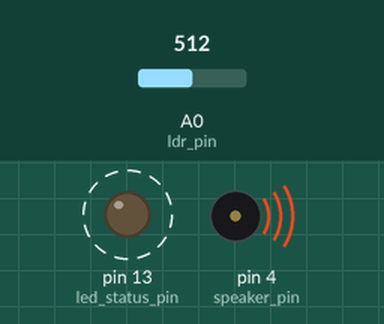
Bench run of a sketch on a simulated Arduino Uno, built with avr-gcc and run on an emulated ATmega328P. On the bench: output pins drawn as LEDs (lit = HIGH), buzzer (waves = sounding). Dashed ring = blinking. The test bench sets the inputs (shaded band); at power-on: A0 (ldr_pin) = 512. What the sketch prints to the serial monitor is not drawn.

Above: at 1.2 s.
1.3 s: A0 (ldr_pin) set to 716
At 1.46 s:
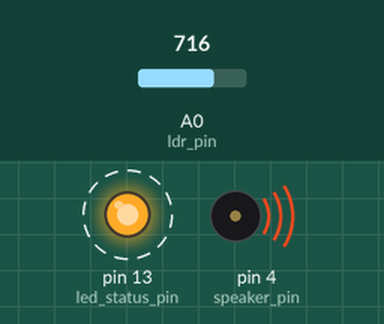
4.3 s: A0 (ldr_pin) set to 900
Timing chart, 0 to 13.3 s (numbered marks = the images above; inputs shaded):
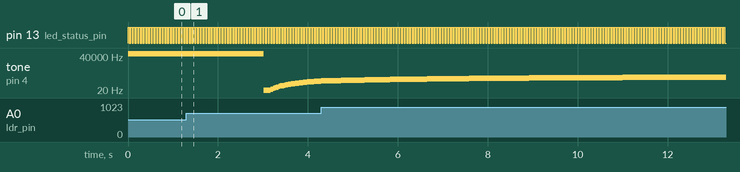

The sketch:

fs_04_arduino_ldrPiezo_filtro.ino
```cpp
// Foto-si´ntese, Arduino + Processing Workshop, Andre Sier, 2013


// variaveis a usar no programa

int led_status_pin = 13;

int ldr_pin = A0;
int ldr_val = 0;

float ldr_suave = 0;


int ldr_min = 70; // valor minimo capturado pelo ldr
int ldr_max = 250; // valor maximo capturado pelo ldr


int speaker_pin = 4;
/*
 0- ler o valor do ldr
 1- usar o valor do ldr para controlar a luz do led
 */


// funcao setup
void setup() {
  // put your setup code here, to run once:

  //pinMode(13, OUTPUT);
  pinMode(led_status_pin, OUTPUT); // o pin do led e output
  pinMode(speaker_pin, OUTPUT); // o pin do speaker e output

  Serial.begin(9600); // iniciar a comunicaçao serial

}

// funcao loop
boolean ledblink = false;
void loop() {
  // put your main code here, to run repeatedly:

  ledblink = !ledblink;
  digitalWrite(led_status_pin, ledblink ? HIGH : LOW);

  // ler o valor do ldr
  ldr_val = byte(analogRead(ldr_pin));// converter 0-1023 -> 0-255

  // filtro low pass
  ldr_suave += ( ldr_val - ldr_suave) * 0.005;


  // escrever o valor na porta serie
  Serial.write(ldr_val); // escrever como byte
//  Serial.println(ldr_val); // escrever o valor + newline


  // som
  int hz = map(ldr_suave, ldr_min, ldr_max, 100, 1022);
  tone(speaker_pin, hz,30);

  delay(30); // espera 30 ms
  noTone(speaker_pin);

}
```

Measured:
- after the input at 1.3 s, tone on pin 4 (speaker_pin): plays 65283 Hz for 0.03 s, 65288 Hz for 0.03 s, 65293 Hz for 0.03 s, 65298 Hz for 0.03 s, 65304 Hz for 0.03 s, 65309 Hz for 0.03 s … (80 notes in this stretch), starting at once
- by itself, pin 13 (led_status_pin): alternates HIGH for 0.03 s and LOW for 0.03 s
